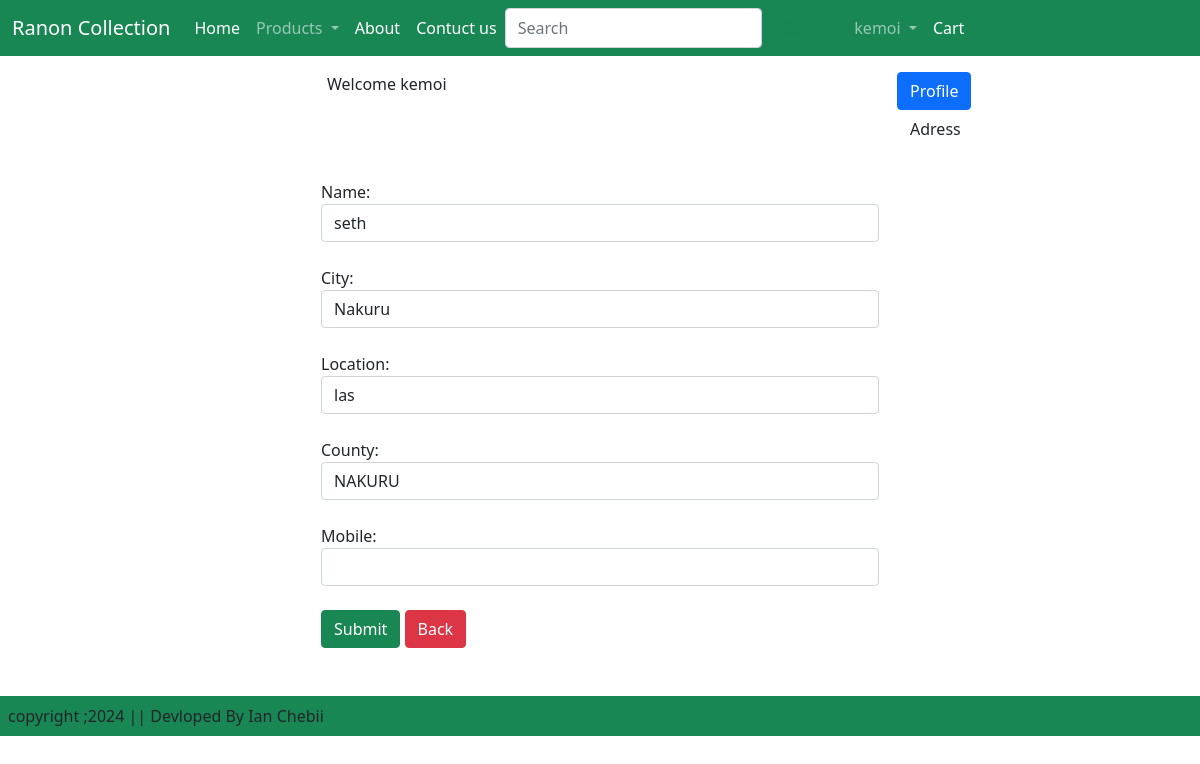
Before: /UpdateView/5/ (signed in) with the older database file.
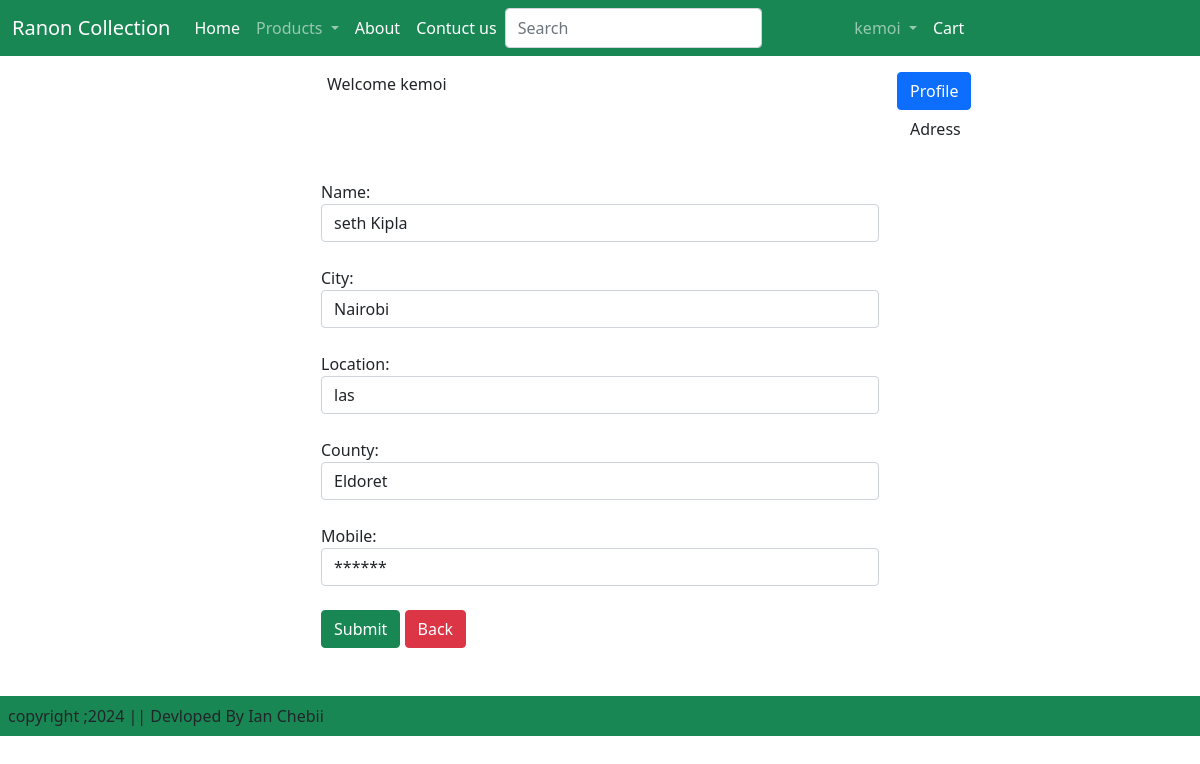
After: the same page with the newer database file.
### ecoapp/models.py (models this page shows, shortened)
class Customer(models.Model):
    user = models.ForeignKey(User, on_delete=models.CASCADE)  # Corrected on_delete
    name = models.CharField(max_length=200)
    location = models.CharField(max_length=200)
    county = models.CharField(max_length=60)
    mobile = models.CharField(max_length=50, )  # Corrected spelling and added length
    city = models.CharField(choices=STATE_CHOICES, max_length=100)  # Corrected variable name to STATE_CHOICES

### ecoapp/views.py (the view, shortened to what this page needs)
# urls.py: path('UpdateView/<int:pk>/', views.UpdateView.as_view(), name='updateview'),
class UpdateView(View):
    @method_decorator(login_required)
    def get(self, request, pk):
        add = Customer.objects.get(pk=pk)
        form = ProfileForm(instance=add)
        return render(request, 'ecoapp/updateadd.html', {'add': add, 'form': form})

### ecoapp/forms.py
class ProfileForm(forms.ModelForm):
    class Meta:
        model = Customer
        fields = ['name', 'city', 'location', 'county', 'mobile']  # Corrected 'fields' spelling
        widgets = {
            'name': forms.TextInput(attrs={'class': 'form-control'}),
            'location': forms.TextInput(attrs={'class': 'form-control'}),
            'city': forms.TextInput(attrs={'class': 'form-control'}),
            'county': forms.TextInput(attrs={'class': 'form-control'}),
            'mobile': forms.TextInput(attrs={'class': 'form-control'})
        }

### ecoapp/templates/ecoapp/updateadd.html (shortened to what this page needs)
{% extends "ecoapp/base.html" %}
{% load static%}
{% block maincontent%}
<div class="container vw-100">
    <div class="row my-3">
        <div class="col-sm-6 offset-sm-3" >
            <p>Welcome {{request.user}}</p>
        </div>
        <div class="col-sm-2">
            <ul class="list-unstyled">
                <li ><a href="{%url 'profile'%}" class="btn btn-primary">Profile</a></li>
                <li ><a href="{%url 'adress'%}"  class="btn">Adress</a></li>
            </ul>
        </div>
    </div>
</div>
<div class=" container my-3">
    <div class="col-sm-6 offset-sm-3">
        <form action="" method="post">
           {% for field in form %}
           {{ field.label_tag }} {{ field }} <small class="text-danger">{{ field.errors|striptags }}</small><br>
       {% endfor %}
       <input type="submit" value="Submit" class="btn btn-success"> <a href="{% url 'adress'%}" class="btn btn-danger">Back</a>
        </form>
    </div>
</div>
{% endblock maincontent%}

Changed rows visible on the page:
changed Customer "las": name "seth" → "seth Kipla"; city "Nakuru" → "Nairobi"; county "NAKURU" → "Eldoret"; mobile (not shown) → "******"
